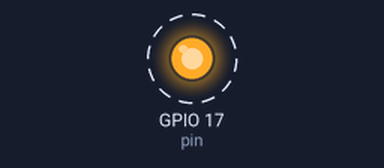
The program below on a simulated Raspberry Pi (BCM pin numbers), started with the argument 17. On the bench: output pins drawn as LEDs (lit = HIGH). Dashed ring = blinking. What the program prints to the terminal is not drawn.

Above: at 0.5 s.
Timing chart, 0 to 4.6 s (numbered marks = the images above):
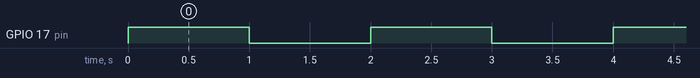

The program:

ledrpigpio.py
```python
import RPi.GPIO as GPIO
import time
import sys


pin = 17
if len(sys.argv) < 2:
    print("Error: gpio pin number not given as CLI arg")
    exit(-1)

pin = int(sys.argv[1])
# Note, there are 2 modes GPIO.BCM and GPIO.BOARD, BPIO.BCM specifies the GPIO channels/pins, BPIO.BOARD specifies pin
# number on the pin board of the raspberry pi
GPIO.setmode(GPIO.BCM)
GPIO.setup(pin, GPIO.OUT)
try:
    while (True):
        GPIO.output(pin, GPIO.HIGH)
        print("set")
        time.sleep(1)
        GPIO.output(pin, GPIO.LOW)
        print("clear")
        time.sleep(1)
except:
    GPIO.cleanup()
```

Measured:
- by itself, GPIO 17 (pin): alternates HIGH for 1.0 s and LOW for 1.0 s
